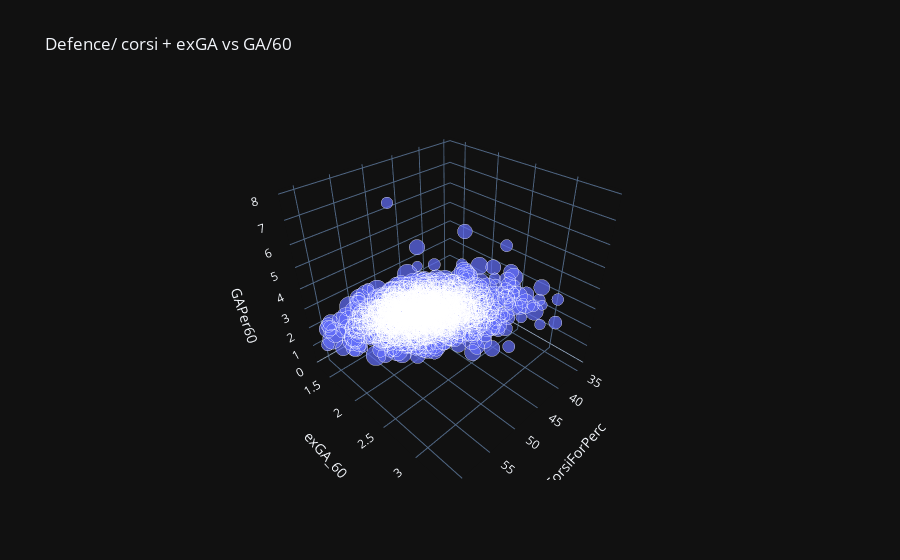

Write notebook code for a chart like this one.
### Code cell
fig = px.scatter_3d(defence, x='CorsiForPerc', y='exGA_60', z='GAPer60', size='GP', opacity=0.7, title='Defence/ corsi + exGA vs GA/60')
fig.show()

### Figure 1 — Plotly figure (JSON) as saved in the notebook; plotly's stock layout.template omitted (floating-point values rounded to 4 significant figures; data arrays with more than 128 entries replaced by an {"elided": "..."} marker saying what was removed)
{"data": [{"hovertemplate": "CorsiForPerc=%{x}<br>exGA_60=%{y}<br>GAPer60=%{z}<br>GP=%{marker.size}<extra></extra>", "legendgroup": "", "marker": {"color": "#636efa", "opacity": 0.7, "size": {"elided": "2089 int values"}, "sizemode": "area", "sizeref": 0.2125, "symbol": "circle"}, "mode": "markers", "name": "", "scene": "scene", "showlegend": false, "x": {"elided": "2089 float values"}, "y": {"elided": "2089 float values"}, "z": {"elided": "2089 float values"}, "type": "scatter3d"}], "layout": {"scene": {"domain": {"x": [0.0, 1.0], "y": [0.0, 1.0]}, "xaxis": {"title": {"text": "CorsiForPerc"}}, "yaxis": {"title": {"text": "exGA_60"}}, "zaxis": {"title": {"text": "GAPer60"}}}, "legend": {"tracegroupgap": 0, "itemsizing": "constant"}, "title": {"text": "Defence/ corsi + exGA vs GA/60"}}}
